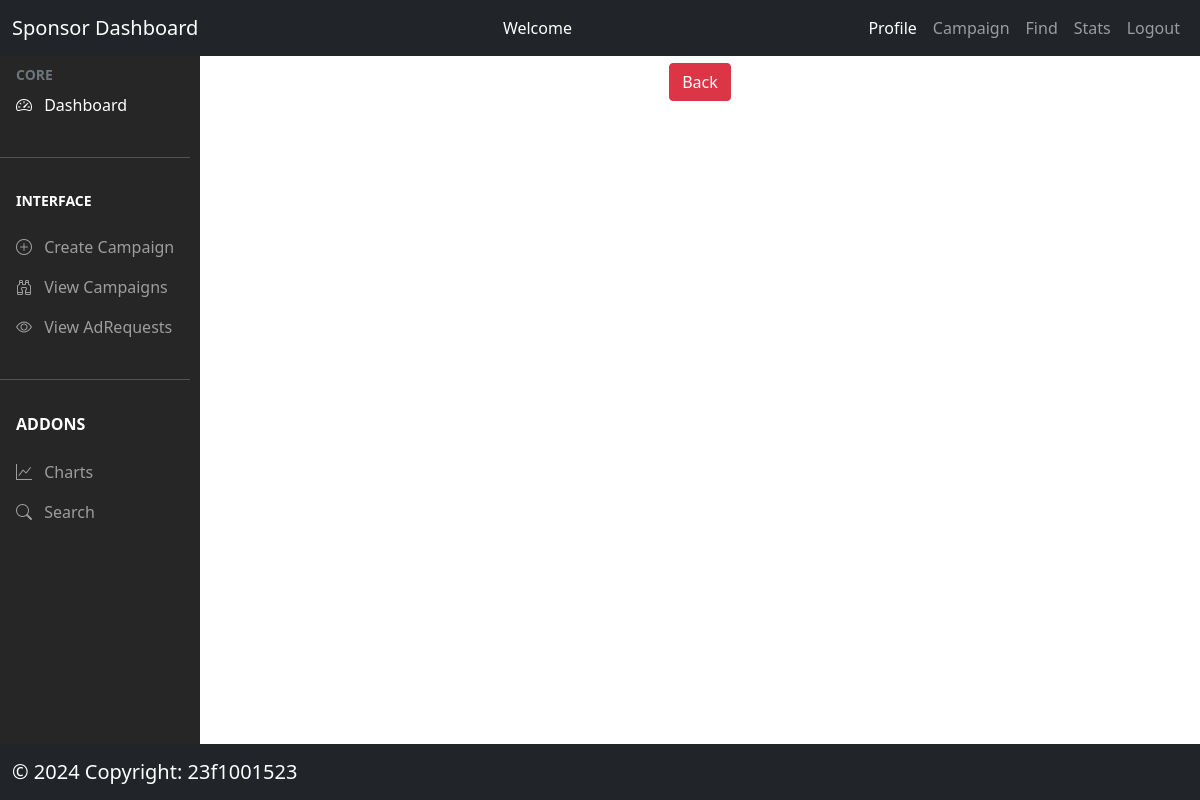
Page /sponsor/show/11 on the earlier database version.
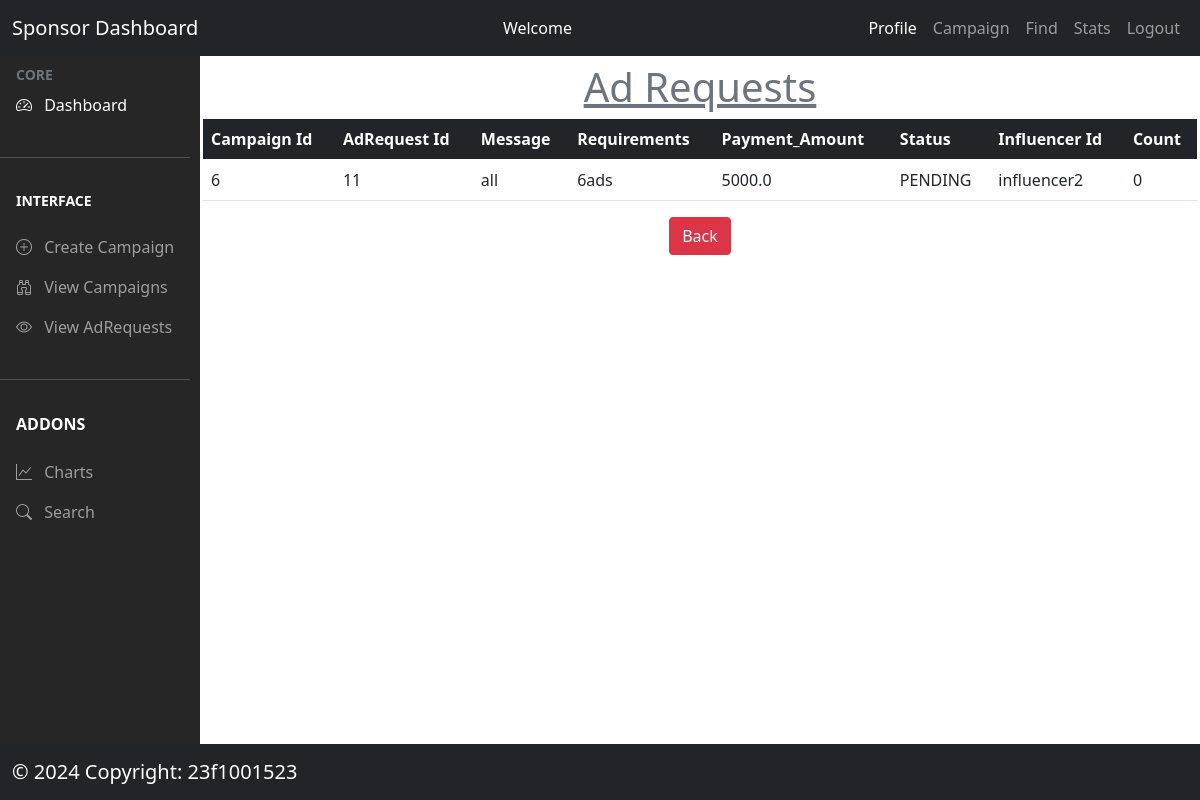
Same page on the later database version.
### models/model.py (models this page shows, shortened)
class AdRequest(db.Model):
  __tablename__ = 'adrequests'
  adrequest_id = db.Column(db.Integer, autoincrement=True, primary_key=True)
  message = db.Column(db.String(500), nullable=False)
  requirements = db.Column(db.String(500), nullable=False)
  payment_amount = db.Column(db.Float, nullable=False)
  status = db.Column(db.String(200),
                     nullable=False)  #PENDING/ACCEPTED/REJECTED
  flag_status = db.Column(db.String(50), nullable=False)  #active or inactive
  campaign_id = db.Column(db.String(200),
                          db.ForeignKey("campaigns.campaign_id"),
                          nullable=False)
  influencer_id = db.Column(db.String(200),
                            db.ForeignKey("influencers.influencer_id"))
  create_date = db.Column(db.DateTime, default=datetime.now(timezone.utc))
  negotiations = db.relationship('Negotiation', backref='adrequest', lazy=True)

### controllers/sponsor.py (the view)
@app.route('/sponsor/show/<id>', methods=['GET', 'POST'])
def sponsorshow(id):
  try:
    adrequests = AdRequest.query.filter_by(adrequest_id=id).first()
    return render_template('/sponsor/adrequest_negotiation.html',
                          adrequests=adrequests)
  except:
    flash(fatalerror)

### templates/sponsor/adrequest_negotiation.html (shortened to what this page needs)
{% extends '/sponsor/sponsor_dashboard.html' %}
{% block content %}
<div class="mt-1">
    {% if adrequests %}
     <h1 class='text-center text-secondary '><u>Ad Requests</u></h1>
     <table class='table'>
       <thead class='bg-dark text-white'>
       <tr>
         <th>Campaign Id</th>
         <th>AdRequest Id</th>
         <th>Message</th>
         <th>Requirements</th>
         <th>Payment_Amount</th>
         <th>Status</th>
         <th>Influencer Id</th>
         <th>Count</th>
       </tr>
       </thead>
       <tr>
         <td>{{ adrequests.campaign_id }}</td>
       <td>{{ adrequests.adrequest_id }}</td>
         <td>{{ adrequests.message }}</td>
         <td>{{ adrequests.requirements }}</td>
         <td>{{ adrequests.payment_amount }}</td>
         <td>{{ adrequests.status }}</td>
         <td>{{ adrequests.influencer_id }}</td>
         <td>{{adrequests.negotiations | length}}</td>
       </tr>
     </table>
     {% endif %}
</div>
<div class='text-center'>
<a type="button" href='/sponsor/campaign/show' class="btn btn-danger text-white">Back</a>
  </div>
{% endblock %}

Differences in the rows shown:
added AdRequest: campaign_id "6", adrequest_id "11", message "all", requirements "6ads", payment_amount "5000.0", status "PENDING", influencer_id "influencer2"
Other differences:
{{ adrequests.negotiations | length }}: (not shown) → "0"
text now shown: "Ad Requests Campaign Id AdRequest Id Message Requirements Payment_Amount Status Influencer Id Count"
